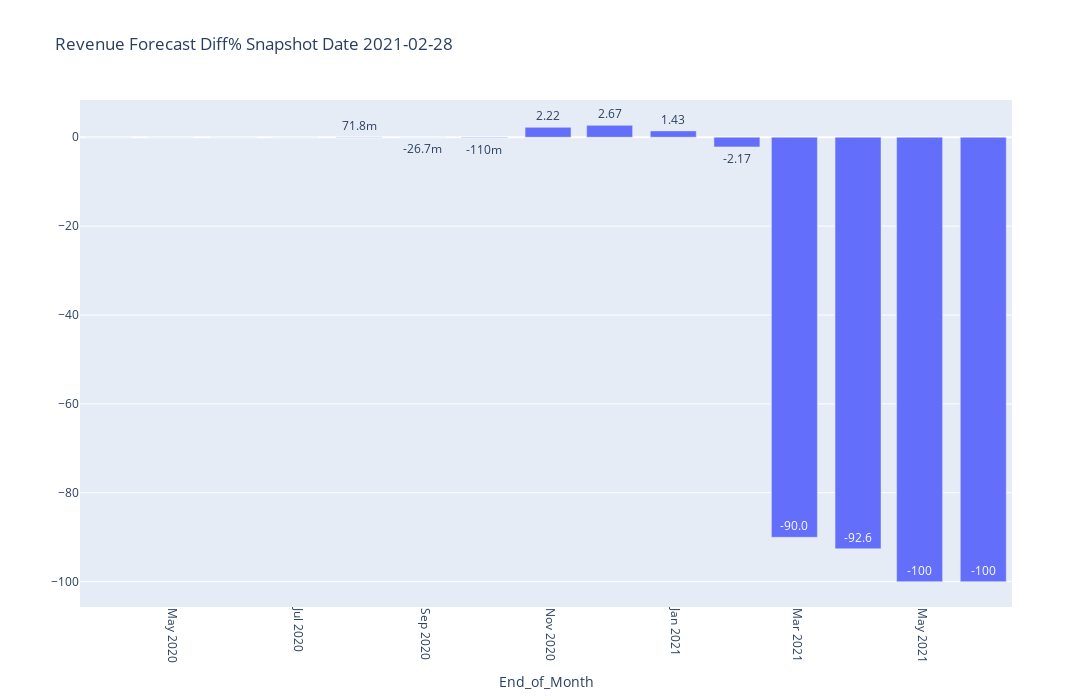

Notebook source saved alongside this figure:
### Code cell
#!/usr/bin/python
# -*- coding: utf-8 -*-
import plotly.express as px
import plotly.graph_objs as go
fig_width = 1500
fig_height = 700
df = final_merge_df.query('Relative_Snapshot_Month_Offset == 0 and Relative_Offset >= -11 and Relative_Offset <= 3')

df['End_of_Month'] = pd.to_datetime(df['End_of_Month'
                                    ]).dt.date.astype(str)
df['Snapshot_Date_Short'] = pd.to_datetime(df['Snapshot_Date_Short'
        ]).dt.date.astype(str)

x = 'End_of_Month'
y = 'Pipeline'
y1 = 'Revenue'
y2 = 'predicted'
y3 = 'Diff'
y4 = 'Diff%'

trace1 = go.Bar(x=df[x], y=df[y4], text=df[y4], name=y4, 
                # marker_color='green'
                )
#fig.add_trace(trace1)
data = [trace1]

layout = go.Layout(
    title_text='Revenue Forecast Diff% Snapshot Date' + ' '
        + df['Snapshot_Date_Short'].max(),
    barmode='group',
    uniformtext_minsize=8,
    uniformtext_mode='hide',
    width=fig_width,
    height=fig_height
    )
fig = go.Figure(data=data, layout=layout)
fig.update_traces(texttemplate='%{text:.3s}', textposition='auto',
                  #textfont_color='auto'
                  )

#trace4 = go.Scatter(x=df[x], y=df[y3], text=df[y3], name=y3,
#                marker_color='red', mode="markers+lines")
#fig.add_trace(trace4)   
          
'''
fig.add_trace(go.Scatter(
    x=df[x],
    y=df[y3],
    text=df[y3],
    mode='lines',
    line=go.scatter.Line(color='red'),
    name='Diff'
    ))
'''
fig.update_xaxes(tickangle=90, title_text=x)

        # title_font = {"size": 20},
        # title_standoff = 25

iplot(fig)

### Figure 1 — Plotly figure (JSON) as saved in the notebook; plotly's stock layout.template omitted (floating-point values rounded to 4 significant figures)
{"data": [{"name": "Diff%", "text": [0, 0, 0, 0, 0.0718, -0.0267, -0.1103, 2.22, 2.673, 1.427, -2.171, -90.02, -92.59, -100, -100], "textposition": "auto", "texttemplate": "%{text:.3s}", "type": "bar", "x": ["2020-03-31", "2020-04-30", "2020-05-31", "2020-06-30", "2020-07-31", "2020-08-31", "2020-09-30", "2020-10-31", "2020-11-30", "2020-12-31", "2021-01-31", "2021-02-28", "2021-03-31", "2021-04-30", "2021-05-31"], "y": [0, 0, 0, 0, 0.0718, -0.0267, -0.1103, 2.22, 2.673, 1.427, -2.171, -90.02, -92.59, -100, -100]}], "layout": {"barmode": "group", "height": 700, "title": {"text": "Revenue Forecast Diff% Snapshot Date 2021-02-28"}, "uniformtext": {"minsize": 8, "mode": "hide"}, "width": 1500, "xaxis": {"tickangle": 90, "title": {"text": "End_of_Month"}}}}
